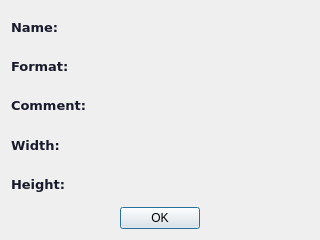
<?xml version="1.0" encoding="UTF-8"?>
<ui version="4.0">
 <class>Dialog</class>
 <widget class="QDialog" name="Dialog">
  <property name="geometry">
   <rect>
    <x>0</x>
    <y>0</y>
    <width>320</width>
    <height>240</height>
   </rect>
  </property>
  <property name="font">
   <font>
    <family>Verdana</family>
    <pointsize>10</pointsize>
   </font>
  </property>
  <property name="windowTitle">
   <string>Image Infos</string>
  </property>
  <property name="windowIcon">
   <iconset>
    <normaloff>resources/info_icon.png</normaloff>resources/info_icon.png</iconset>
  </property>
  <property name="styleSheet">
   <string notr="true">QLabel#nameLabel, #typeLabel, #commentLabel, #widthLabel, #heightLabel{
	color: rgb(231, 34, 88);
	font: 10pt &quot;Verdana&quot;;
}</string>
  </property>
  <layout class="QVBoxLayout" name="verticalLayout">
   <property name="sizeConstraint">
    <enum>QLayout::SetMinimumSize</enum>
   </property>
   <item>
    <layout class="QHBoxLayout" name="horizontalLayout" stretch="0,1">
     <property name="sizeConstraint">
      <enum>QLayout::SetMinimumSize</enum>
     </property>
     <item>
      <widget class="QLabel" name="label_2">
       <property name="font">
        <font>
         <family>Verdana</family>
         <pointsize>10</pointsize>
         <weight>75</weight>
         <bold>true</bold>
        </font>
       </property>
       <property name="text">
        <string>&lt;html&gt;&lt;head/&gt;&lt;body&gt;&lt;p&gt;&lt;span style=&quot; color:#191a2b;&quot;&gt;Name:&lt;/span&gt;&lt;/p&gt;&lt;/body&gt;&lt;/html&gt;</string>
       </property>
      </widget>
     </item>
     <item>
      <widget class="QLabel" name="nameLabel">
       <property name="sizePolicy">
        <sizepolicy hsizetype="Minimum" vsizetype="Preferred">
         <horstretch>0</horstretch>
         <verstretch>0</verstretch>
        </sizepolicy>
       </property>
       <property name="font">
        <font>
         <family>Verdana</family>
         <pointsize>10</pointsize>
         <weight>50</weight>
         <italic>false</italic>
         <bold>false</bold>
        </font>
       </property>
       <property name="text">
        <string>&lt;html&gt;&lt;head/&gt;&lt;body&gt;&lt;p&gt;&lt;br/&gt;&lt;/p&gt;&lt;/body&gt;&lt;/html&gt;</string>
       </property>
      </widget>
     </item>
    </layout>
   </item>
   <item>
    <layout class="QHBoxLayout" name="horizontalLayout_2" stretch="0,1">
     <property name="sizeConstraint">
      <enum>QLayout::SetMinimumSize</enum>
     </property>
     <item>
      <widget class="QLabel" name="label_4">
       <property name="font">
        <font>
         <family>Verdana</family>
         <pointsize>10</pointsize>
         <weight>75</weight>
         <bold>true</bold>
        </font>
       </property>
       <property name="text">
        <string>&lt;html&gt;&lt;head/&gt;&lt;body&gt;&lt;p&gt;&lt;span style=&quot; color:#191a2b;&quot;&gt;Format:&lt;/span&gt;&lt;/p&gt;&lt;/body&gt;&lt;/html&gt;</string>
       </property>
      </widget>
     </item>
     <item>
      <widget class="QLabel" name="typeLabel">
       <property name="sizePolicy">
        <sizepolicy hsizetype="Minimum" vsizetype="Preferred">
         <horstretch>0</horstretch>
         <verstretch>0</verstretch>
        </sizepolicy>
       </property>
       <property name="text">
        <string>&lt;html&gt;&lt;head/&gt;&lt;body&gt;&lt;p&gt;&lt;br/&gt;&lt;/p&gt;&lt;/body&gt;&lt;/html&gt;</string>
       </property>
      </widget>
     </item>
    </layout>
   </item>
   <item>
    <layout class="QHBoxLayout" name="horizontalLayout_3" stretch="0,1">
     <property name="sizeConstraint">
      <enum>QLayout::SetMinimumSize</enum>
     </property>
     <item>
      <widget class="QLabel" name="label_6">
       <property name="font">
        <font>
         <family>Verdana</family>
         <pointsize>10</pointsize>
         <weight>75</weight>
         <bold>true</bold>
        </font>
       </property>
       <property name="text">
        <string>&lt;html&gt;&lt;head/&gt;&lt;body&gt;&lt;p&gt;&lt;span style=&quot; color:#191a2b;&quot;&gt;Comment:&lt;/span&gt;&lt;/p&gt;&lt;/body&gt;&lt;/html&gt;</string>
       </property>
      </widget>
     </item>
     <item>
      <widget class="QLabel" name="commentLabel">
       <property name="sizePolicy">
        <sizepolicy hsizetype="Minimum" vsizetype="Preferred">
         <horstretch>0</horstretch>
         <verstretch>0</verstretch>
        </sizepolicy>
       </property>
       <property name="text">
        <string>&lt;html&gt;&lt;head/&gt;&lt;body&gt;&lt;p&gt;&lt;br/&gt;&lt;/p&gt;&lt;/body&gt;&lt;/html&gt;</string>
       </property>
      </widget>
     </item>
    </layout>
   </item>
   <item>
    <layout class="QHBoxLayout" name="horizontalLayout_4" stretch="0,1">
     <property name="sizeConstraint">
      <enum>QLayout::SetMinimumSize</enum>
     </property>
     <item>
      <widget class="QLabel" name="label_8">
       <property name="font">
        <font>
         <family>Verdana</family>
         <pointsize>10</pointsize>
         <weight>75</weight>
         <bold>true</bold>
        </font>
       </property>
       <property name="text">
        <string>&lt;html&gt;&lt;head/&gt;&lt;body&gt;&lt;p&gt;&lt;span style=&quot; color:#191a2b;&quot;&gt;Width:&lt;/span&gt;&lt;/p&gt;&lt;/body&gt;&lt;/html&gt;</string>
       </property>
      </widget>
     </item>
     <item>
      <widget class="QLabel" name="widthLabel">
       <property name="sizePolicy">
        <sizepolicy hsizetype="Minimum" vsizetype="Preferred">
         <horstretch>0</horstretch>
         <verstretch>0</verstretch>
        </sizepolicy>
       </property>
       <property name="text">
        <string>&lt;html&gt;&lt;head/&gt;&lt;body&gt;&lt;p&gt;&lt;br/&gt;&lt;/p&gt;&lt;/body&gt;&lt;/html&gt;</string>
       </property>
      </widget>
     </item>
    </layout>
   </item>
   <item>
    <layout class="QHBoxLayout" name="horizontalLayout_5" stretch="0,1">
     <property name="sizeConstraint">
      <enum>QLayout::SetMinimumSize</enum>
     </property>
     <item>
      <widget class="QLabel" name="label_10">
       <property name="font">
        <font>
         <family>Verdana</family>
         <pointsize>10</pointsize>
         <weight>75</weight>
         <bold>true</bold>
        </font>
       </property>
       <property name="text">
        <string>&lt;html&gt;&lt;head/&gt;&lt;body&gt;&lt;p&gt;&lt;span style=&quot; color:#191a2b;&quot;&gt;Height:&lt;/span&gt;&lt;/p&gt;&lt;/body&gt;&lt;/html&gt;</string>
       </property>
      </widget>
     </item>
     <item>
      <widget class="QLabel" name="heightLabel">
       <property name="sizePolicy">
        <sizepolicy hsizetype="Minimum" vsizetype="Preferred">
         <horstretch>0</horstretch>
         <verstretch>0</verstretch>
        </sizepolicy>
       </property>
       <property name="text">
        <string>&lt;html&gt;&lt;head/&gt;&lt;body&gt;&lt;p&gt;&lt;br/&gt;&lt;/p&gt;&lt;/body&gt;&lt;/html&gt;</string>
       </property>
      </widget>
     </item>
    </layout>
   </item>
   <item>
    <widget class="QDialogButtonBox" name="buttonBox">
     <property name="orientation">
      <enum>Qt::Horizontal</enum>
     </property>
     <property name="standardButtons">
      <set>QDialogButtonBox::Ok</set>
     </property>
     <property name="centerButtons">
      <bool>true</bool>
     </property>
    </widget>
   </item>
  </layout>
 </widget>
 <resources/>
 <connections>
  <connection>
   <sender>buttonBox</sender>
   <signal>accepted()</signal>
   <receiver>Dialog</receiver>
   <slot>accept()</slot>
   <hints>
    <hint type="sourcelabel">
     <x>248</x>
     <y>254</y>
    </hint>
    <hint type="destinationlabel">
     <x>157</x>
     <y>274</y>
    </hint>
   </hints>
  </connection>
  <connection>
   <sender>buttonBox</sender>
   <signal>rejected()</signal>
   <receiver>Dialog</receiver>
   <slot>reject()</slot>
   <hints>
    <hint type="sourcelabel">
     <x>316</x>
     <y>260</y>
    </hint>
    <hint type="destinationlabel">
     <x>286</x>
     <y>274</y>
    </hint>
   </hints>
  </connection>
 </connections>
</ui>
